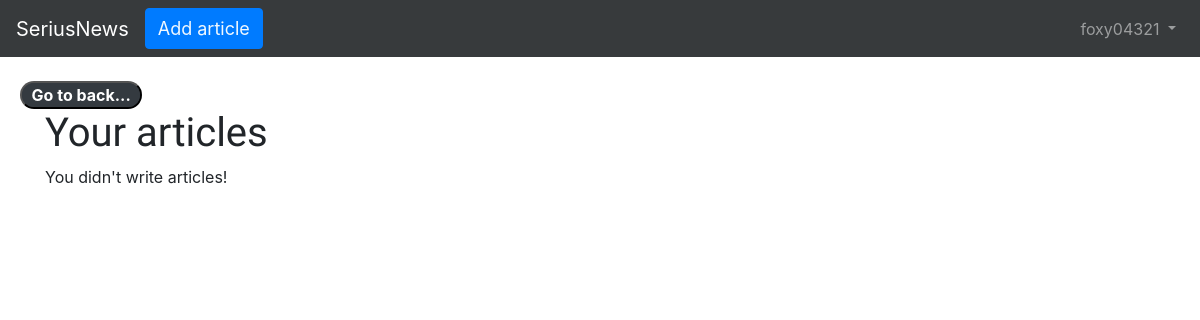
/articles/my_articles/ (signed in), run on an earlier commit of the app's database.
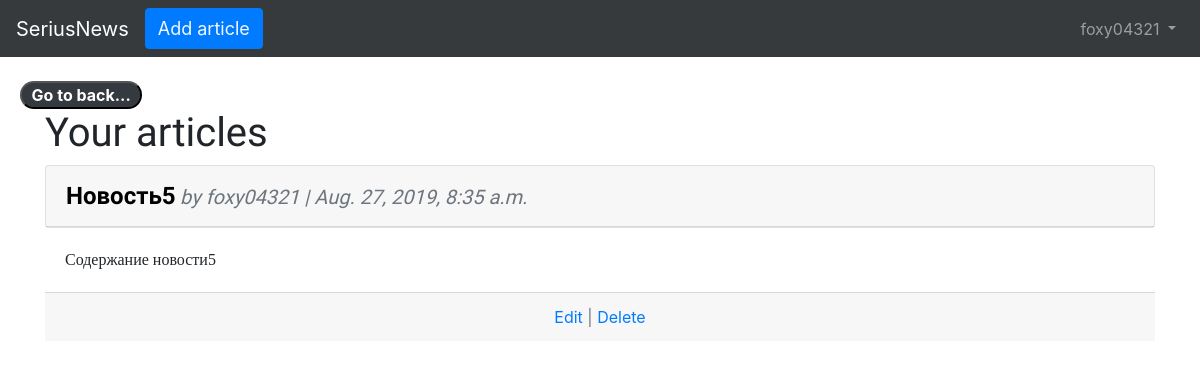
And on a later commit of the database.
### articles/models.py (models this page shows, shortened)
class Article(models.Model):
    title = models.CharField(max_length=255)
    body = models.TextField()
    data = models.DateTimeField(auto_now_add=True)
    author = models.ForeignKey(
        settings.AUTH_USER_MODEL,
        on_delete=models.CASCADE,
    )

### users/models.py (models this page shows)
class CustomUser(AbstractUser):
    age = models.PositiveIntegerField(default = 0)

### articles/views.py (the view)
# urls.py: path('my_articles/', views.MyArticlesListView.as_view(), name = 'my_articles_list'),
class MyArticlesListView(LoginRequiredMixin, ListView):
    model = Article
    template_name = 'my_articles.html'
    def get_queryset(self):
        return Article.objects.filter(author=self.request.user)

### templates/my_articles.html (shortened to what this page needs)
{% extends 'base.html' %}
{% block go_back %}
    <button class="badge badge-pill badge-dark" type="reset" style="outline: none; margin: 0px; margin-left: 20px; padding: 0px"><span class="badge badge-pill badge-dark" onclick="history.back()" style="font-size: 16px;">Go to back...</span></button>
{% endblock go_back %}
{% block content %}
    <h1>Your articles</h1>
    {% for article in article_list %}
        {% if article.author == user %}
            <div class="card">
                <div class="card-header">
                    <span class="font-weight-bold" style="font-family: 'Acme', sans-serif; font-size: 24px"><a href="{% url 'article_detail' article.pk %}" style="text-decoration: none; color: black">{{ article.title }}</a></span>
                    <span class="text-muted" style="font-family: 'Acme', sans-serif; font-size: 20px; font-style: italic;">by {{ article.author }} | {{ article.data }}</span>
                </div>
            </div>
            <div class="card-body" style="font-family: 'Hepta Slab', serif; font-size: 16px">
                {{ article.body }}
            </div>
            {% if article.author == user or user.is_superuser %}
                <div class="card-footer text-center text-muted">
                    <a href="{% url 'article_edit' article.pk %}" style="text-decoration: none">Edit</a> | <a href="{% url 'article_delete' article.pk %}" style="text-decoration: none">Delete</a>
                </div>
            {% endif %}
            <br />
        {% endif %}
    {% empty %}
        <p>You didn't write articles!</p>
    {% endfor %}
{% endblock content %}

What changed in the data, as far as the page shows it:
added Article: title "Новость5", author "foxy04321", data "Aug. 27, 2019, 8:35 a.m.", body "Содержание новости5", shows "Edit"
Also different on the page:
text no longer shown: "You didn't write articles!"
